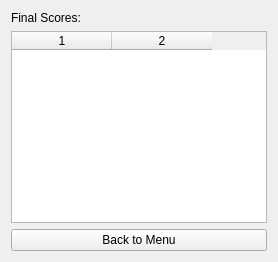
<?xml version="1.0" encoding="UTF-8"?>
<ui version="4.0">
 <class>ResultsScreen</class>
 <widget class="QWidget" name="ResultsScreen">
  <layout class="QVBoxLayout" name="verticalLayout">
   <item>
    <widget class="QLabel" name="resultsLabel">
     <property name="text">
      <string>Final Scores:</string>
     </property>
    </widget>
   </item>
   <item>
    <widget class="QTableWidget" name="resultsTable">
     <property name="columnCount">
      <number>2</number>
     </property>
     <property name="rowCount">
      <number>0</number>
     </property>
    </widget>
   </item>
   <item>
    <widget class="QPushButton" name="backButton">
     <property name="text">
      <string>Back to Menu</string>
     </property>
    </widget>
   </item>
  </layout>
 </widget>
 <resources/>
 <connections/>
</ui>
